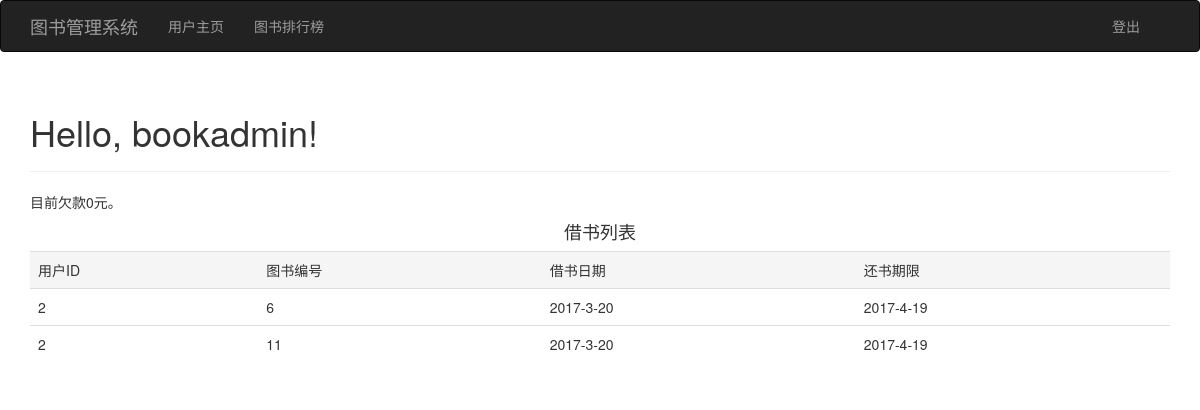
/user (signed in), run on the app's committed database.
### tables this page shows
CREATE TABLE USER
(ID INTEGER PRIMARY KEY AUTOINCREMENT,
NAME VARCHAR(20) UNIQUE,
NUM INTEGER,
CLASS INTEGER,
DEBT INTEGER default 0,
ROLE INTEGER,
PASSWORD VARCHAR(16),
LOSSREPORTING BOOLEAN default 0);

CREATE TABLE BORROW
(ID INTEGER,
BOOKID INTEGER,
TIME DATE,
TIMEOUT DATE,
PRIMARY KEY(ID, BOOKID),
FOREIGN KEY(ID)REFERENCES USER(ID) on delete cascade,
FOREIGN KEY(BOOKID)REFERENCES BOOK(BOOKID) on delete cascade);

### app/main/user_views.py (the view)
@main.route('/user')
@is_user
def user_page():
    db = get_db()
    cur = db.execute("SELECT * FROM BORROW WHERE ID=%s" % session.get('ID'))
    books = cur.fetchall()
    print(books)
    cur = db.execute("SELECT DEBT FROM USER WHERE ID=%s" % session.get('ID'))
    debt = cur.fetchall()[0][0]
    return render_template('user.html', name=session.get('name'), books=books, debt=debt)

### app/connectSQL.py (called while the page is built)
def connect_db():
    rv = sqlite3.connect(basedir + '\\SQL.db')
    return rv

def get_db():
    if not hasattr(g, 'sql_db'):
        g.sql_db = connect_db()
    return g.sql_db

### app/loginTest.py (called while the page is built)
def to_do():
    conn = sqlite3.connect(basedir + '\\SQL.db')
    cur = conn.execute('''SELECT ID,ROLE FROM USER
    WHERE NAME = \'%s\' and PASSWORD = \'%s\'''' % (session.get('name'), session.get('password'))).fetchall()
    conn.close()
    return cur

def is_user(func):
    @wraps(func)
    def new_func(*args, **kwargs):
        temp = to_do()
        if temp:
            session['ID'] = temp[0][0]
            return func(*args, **kwargs)
        else:
            flash('密码错误或用户名不存在')
            return redirect('/')
    return new_func

### app/templates/user.html
{% extends "base.html" %}
{% import "bootstrap/wtf.html" as wtf %}
{% block nav %}
<ul class="nav navbar-nav">
    <li><a href="/user">用户主页</a></li>
</ul>
<ul class="nav navbar-nav">
    <li><a href="/library">图书排行榜</a></li>
</ul>
{% endblock %}
{% block page_content %}
<div class="page-header">
    <h1>Hello, {{ name }}!</h1>
</div>
<div class="page-body">
    目前欠款{{debt}}元。<br>
    <h4 align="center">借书列表</h4>
    <table class="table">
        <tr class="active"> <td>用户ID</td> <td>图书编号</td> <td>借书日期</td> <td>还书期限</td>
        </tr>
    {% for book in books %}
    <tr>
        {% for x in book %}
        <td>{{x}}</td>
        {% endfor %}
    </tr>
    {% endfor %}
    </table>
</div>
{% endblock %}

### data on the page
USER: NAME "bookadmin"
BORROW: book "2" "6", TIME "2017-3-20", TIMEOUT "2017-4-19"
BORROW: book "2" "11", TIME "2017-3-20", TIMEOUT "2017-4-19"

### other printed values
{{ debt }} "0"
